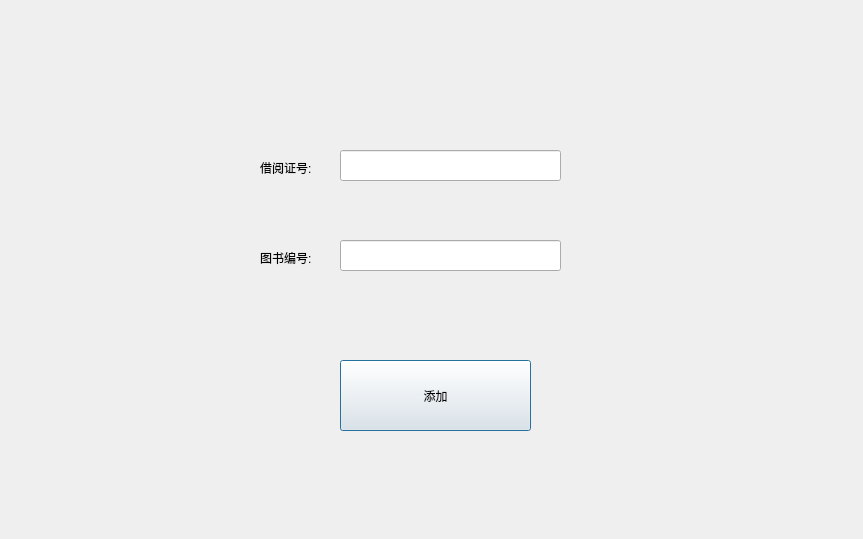
<?xml version="1.0" encoding="UTF-8"?>
<ui version="4.0">
 <class>Dialog</class>
 <widget class="QDialog" name="Dialog">
  <property name="geometry">
   <rect>
    <x>0</x>
    <y>0</y>
    <width>863</width>
    <height>539</height>
   </rect>
  </property>
  <property name="windowTitle">
   <string>添加借阅信息</string>
  </property>
  <widget class="QLabel" name="label">
   <property name="geometry">
    <rect>
     <x>260</x>
     <y>160</y>
     <width>72</width>
     <height>15</height>
    </rect>
   </property>
   <property name="text">
    <string>借阅证号:</string>
   </property>
  </widget>
  <widget class="QLineEdit" name="lineEdit">
   <property name="geometry">
    <rect>
     <x>340</x>
     <y>150</y>
     <width>221</width>
     <height>31</height>
    </rect>
   </property>
  </widget>
  <widget class="QLabel" name="label_2">
   <property name="geometry">
    <rect>
     <x>260</x>
     <y>250</y>
     <width>72</width>
     <height>15</height>
    </rect>
   </property>
   <property name="text">
    <string>图书编号:</string>
   </property>
  </widget>
  <widget class="QLineEdit" name="lineEdit_2">
   <property name="geometry">
    <rect>
     <x>340</x>
     <y>240</y>
     <width>221</width>
     <height>31</height>
    </rect>
   </property>
  </widget>
  <widget class="QPushButton" name="pushButton">
   <property name="geometry">
    <rect>
     <x>340</x>
     <y>360</y>
     <width>191</width>
     <height>71</height>
    </rect>
   </property>
   <property name="text">
    <string>添加</string>
   </property>
  </widget>
 </widget>
 <resources/>
 <connections/>
</ui>
